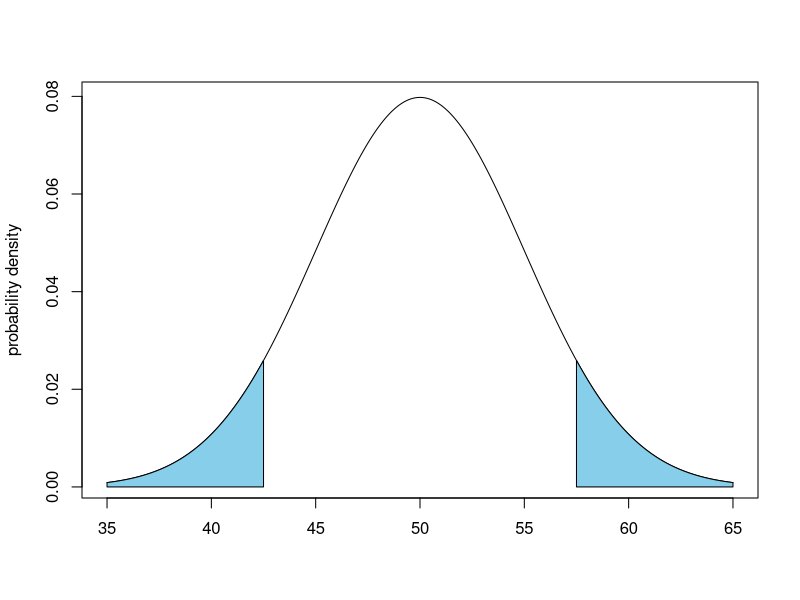

Write R code to recreate this figure.
## ---- chunk 1
mean5.3 <- 50
sd5.3 <- 5
pnorm_plot_exterior <- function(q_lo,q_hi,mean,sd,...) {
  coord.x <- seq(from=mean-3*sd,to=mean+3*sd,by=sd/100)
  plot(coord.x,dnorm(coord.x,mean,sd),type="l",...)
  shaded.coord.x.lo <- coord.x[coord.x <= q_lo]
  shaded.coord.x.hi <- coord.x[coord.x >= q_hi]
  polygon.x.lo <- c(min(shaded.coord.x.lo),shaded.coord.x.lo,max(shaded.coord.x.lo))
  polygon.x.hi <- c(min(shaded.coord.x.hi),shaded.coord.x.hi,max(shaded.coord.x.hi))
  polygon.y.lo <- c(0,dnorm(shaded.coord.x.lo,mean,sd),0)  
  polygon.y.hi <- c(0,dnorm(shaded.coord.x.hi,mean,sd),0)  
  polygon(polygon.x.lo,polygon.y.lo,col='skyblue')
  polygon(polygon.x.hi,polygon.y.hi,col='skyblue')
}
pnorm_plot_exterior(
  mean=mean5.3,
  sd=sd5.3,
  q_lo=mean5.3-3*sd5.3/2,
  q_hi=mean5.3+3*sd5.3/2,
  main="",xlab="",ylab="probability density")
## ---- chunk 2

## ---- chunk 3

## ---- chunk 4

## ---- chunk 5

